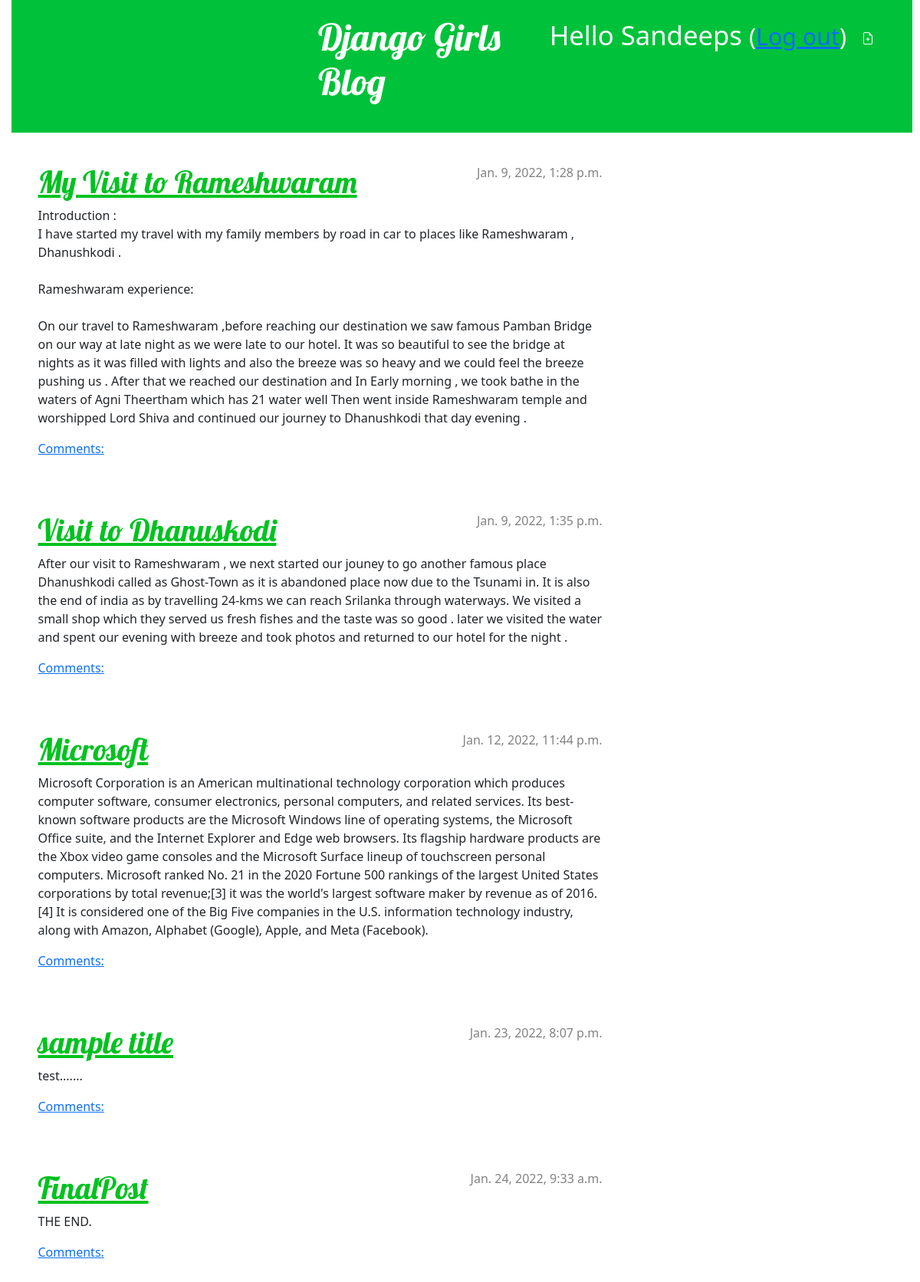
Screenshot of / (signed in) with the database file from the repository.
### blog/models.py (models this page shows, shortened)
class Post(models.Model):
    author = models.ForeignKey(settings.AUTH_USER_MODEL, on_delete= models.CASCADE)
    title = models.CharField(max_length=200)
    text = models.TextField()
    created_date = models.DateTimeField(default=timezone.now)
    published_date = models.DateTimeField(blank=True,null=True)

### blog/views.py (the view)
# urls.py: path('', views.post_list, name='post_list'),
def post_list(request):
    posts = Post.objects.filter(published_date__lte=timezone.now()).order_by('published_date')
    return render(request, 'blog/post_list.html', {'posts': posts})

### blog/templates/blog/post_list.html
{% extends 'blog/base.html' %}
{% block content %}
    {% for post in posts %}
        <div class="post">
            <div class="date">
                {{ post.published_date }}
            </div>
            <h1><a href="{% url 'post_detail' pk=post.pk %}">{{ post.title }}</a></h1>
            <p>{{ post.text|linebreaksbr }}</p>
            <a href="{% url 'post_detail' pk=post.pk %}">Comments: {{ post.approved_comments.count }}</a>
        </div>
    {% endfor %}
{% endblock content %}

### blog/templates/blog/base.html (shortened to what this page needs)
{% load static %}
<!DOCTYPE html>
<html>
    <head>
        <link rel="stylesheet" href="https://cdn.jsdelivr.net/npm/bootstrap@5.1.3/dist/css/bootstrap.min.css">
        <link rel="stylesheet" href="{% static 'css/blog.css' %}">
    </head>
    <body>
        <div class="page-header">
            {% if user.is_authenticated %}
                <a href="{% url 'post_new' %}" class="top-menu">{% include './icons/file-earmark-plus.svg' %}</a>
                <p class="top-menu">Hello {{ user.username }} <small>(<a href="{% url 'logout' %}">Log out</a>)</small></p>
            {% else %}
                <a href="{% url 'login' %}" class="top-menu"><span class="glyphicon glyphicon-lock"></span></a>
            {% endif %}
            <h1><a href="/">Django Girls Blog</a></h1>
        </div>
        <div class="content container">
            <div class="row">
                <div class="col-md-8">
                {% block content %}
                {% endblock %}
                </div>
            </div>
        </div>
    </body>
</html>

### blog/static/css/blog.css (style rules this page uses)
h1 a, h2 a { color: #00c220; font-family: 'Lobster'; }
body { padding-left: 15px; }
.page-header { background-color: #00c23a; margin-right: 10px; margin-top: 0; margin-bottom: 40px; padding: 20px 30px 30px 400px; }
.page-header h1, .page-header h1 a, .page-header h1 a:visited, .page-header h1 a:active { color: #ffffff; font-size: 36pt; text-decoration: none; }
h1, h2, h3, h4 { font-family: 'Lobster', cursive; }
.date { color: #828282; }
.top-menu, .top-menu:hover, .top-menu:visited { color: #ffffff; float: right; font-size: 26pt; margin-right: 20px; }
.post { margin-bottom: 70px; }
.post > .date, .post > .actions { float: right; }

### rows the page displays
Post: published_date "Jan. 9, 2022, 1:28 p.m.", title "My Visit to Rameshwaram", text "Introduction : I have started my travel with my family members by road in car to places like Rameshwaram , Dhanushkodi . Rameshwaram experience: On our travel to Rameshwaram ,before reaching our destination we saw famous Pamban Bridge on our way at late night as we were late to our hotel. It was so beautiful to see the bridge at nights as it was filled with lights and also the breeze was so heavy and we could feel the breeze pushing us . After that we reached our destination and In Early morning , we took bathe in the waters of Agni Theertham which has 21 water well Then went inside Rameshwaram temple and worshipped Lord Shiva and continued our journey to Dhanushkodi that day evening ."
Post: published_date "Jan. 9, 2022, 1:35 p.m.", title "Visit to Dhanuskodi", text "After our visit to Rameshwaram , we next started our jouney to go another famous place Dhanushkodi called as Ghost-Town as it is abandoned place now due to the Tsunami in. It is also the end of india as by travelling 24-kms we can reach Srilanka through waterways. We visited a small shop which they served us fresh fishes and the taste was so good . later we visited the water and spent our evening with breeze and took photos and returned to our hotel for the night ."
Post: published_date "Jan. 12, 2022, 11:44 p.m.", title "Microsoft", text "Microsoft Corporation is an American multinational technology corporation which produces computer software, consumer electronics, personal computers, and related services. Its best-known software products are the Microsoft Windows line of operating systems, the Microsoft Office suite, and the Internet Explorer and Edge web browsers. Its flagship hardware products are the Xbox video game consoles and the Microsoft Surface lineup of touchscreen personal computers. Microsoft ranked No. 21 in the 2020 Fortune 500 rankings of the largest United States corporations by total revenue;[3] it was the world's largest software maker by revenue as of 2016.[4] It is considered one of the Big Five…"
Post: published_date "Jan. 23, 2022, 8:07 p.m.", title "sample title", text "test......."
Post: published_date "Jan. 24, 2022, 9:33 a.m.", title "FinalPost", text "THE END."

### other values shown
{{ user.username }} "Sandeeps"
